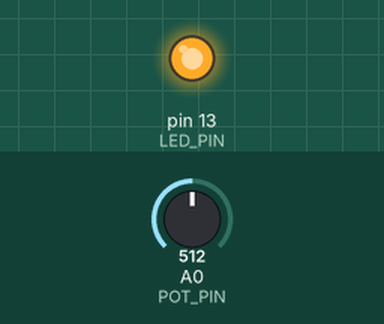
Recording of a sketch running on a simulated Arduino Uno, built with avr-gcc and run on an emulated ATmega328P. On the bench: output pins drawn as LEDs (lit = HIGH). The inputs (shaded band) are chosen by the test bench; at power-on: A0 (POT_PIN) = 512.

Above: at 1.2 s.
1.3 s: A0 (POT_PIN) set to 502
At 1.9 s:
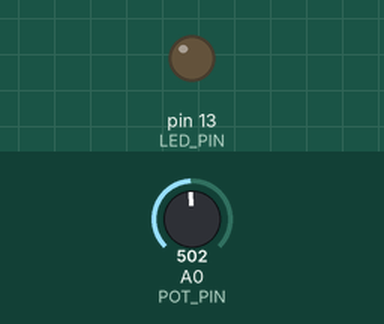
2.8 s: A0 (POT_PIN) set to 716
At 3.1 s:
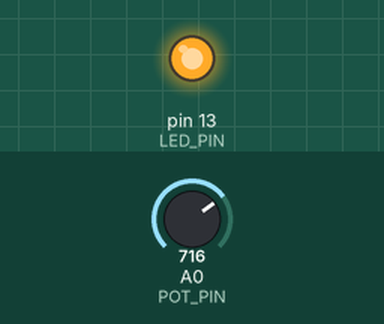
4.3 s: A0 (POT_PIN) set to 511
At 5.5 s:
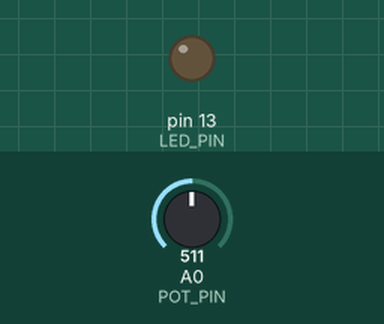
Timing chart, 0 to 7.3 s (numbered marks = the images above; inputs shaded):
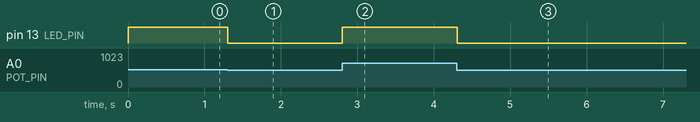

Measured:
- the behaviour switches between 512 and 511 on A0 (POT_PIN) (found by bisection; images 0 and 1)
- after the input at 1.3 s, pin 13 (LED_PIN): HIGH → LOW at once
- after the input at 2.8 s, pin 13 (LED_PIN): LOW → HIGH at once
- after the input at 4.3 s, pin 13 (LED_PIN): HIGH → LOW at once

The sketch:

08-Dimmer.ino
```cpp
/*
  Exemplo de PWM para a Franzininho C0
  Faz leitura da posição de um potenciômetro usando o ADC
  e usa o valor lido para controlar o brilho de um LED

  05/11/23 Daniel Quadros
*/

#define POT_PIN A0
#define LED_PIN 13

// Iniciação
void setup() {
  // Inicia o pino de controle do LED
  pinMode (LED_PIN, OUTPUT);
}

// Loop principal
void loop() {
  int adc = analogRead(POT_PIN);
  analogWrite(LED_PIN, adc >> 2);
  delay(100);
}
```
